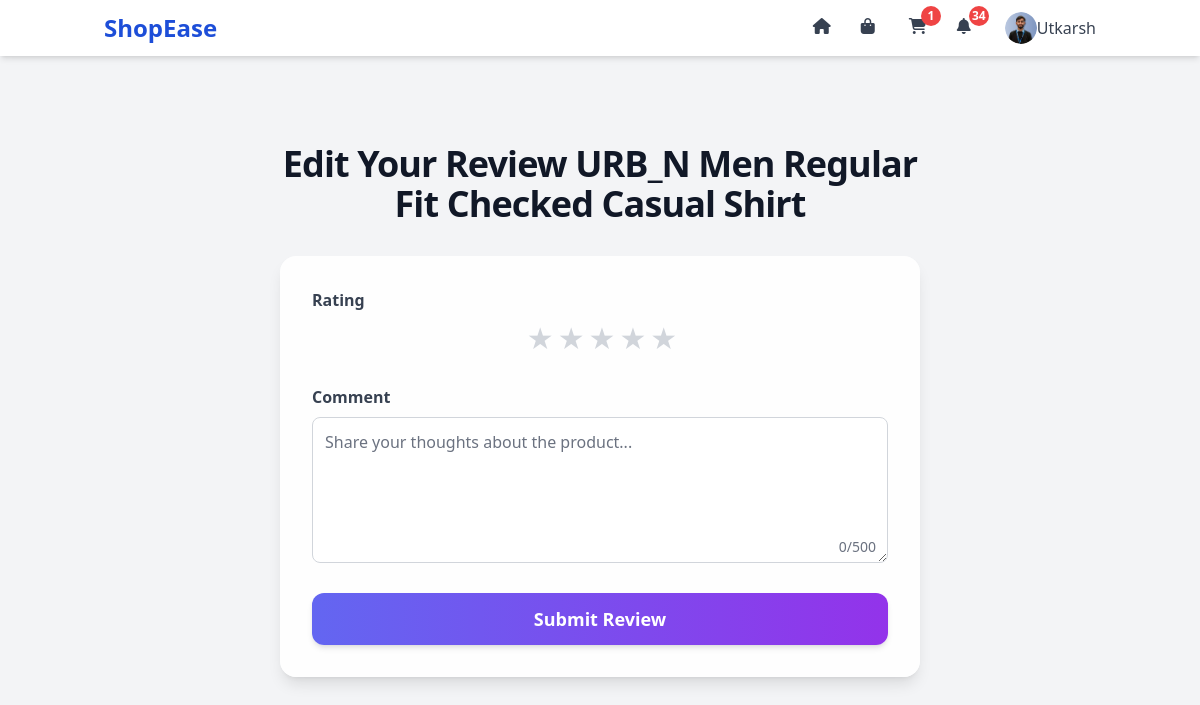
The app's page /review/add/1/ (signed in) with its own data.
### core/models.py (models this page shows, shortened)
class User(AbstractUser):
    ROLE_CHOICES = (
        ('admin', 'Admin'),
        ('seller', 'Seller'),
        ('buyer', 'Buyer'),
    )
    role = models.CharField(max_length=10, choices=ROLE_CHOICES, default='buyer')
    address = models.TextField(blank=True, null=True)
    profile_picture = models.ImageField(upload_to='profiles/', blank=True, null=True)
    full_name = models.CharField(max_length=255, blank=True, null=True)
    phone_number = models.CharField(max_length=15, blank=True, null=True)
    alternate_email = models.EmailField(blank=True, null=True)
    email = models.EmailField(unique=True, blank=False, null=False)

class Product(models.Model):
    seller = models.ForeignKey(
        settings.AUTH_USER_MODEL,
        on_delete=models.CASCADE,
        limit_choices_to={'role': 'seller'}  # Restrict to sellers only
    )
    name = models.CharField(max_length=200)
    description = models.TextField(blank=True)  # Made blank=True as in first version
    price = models.DecimalField(max_digits=10, decimal_places=2)
    stock = models.PositiveIntegerField(default=0)  # Default to 0 as in first version
    category = models.ForeignKey(Category, on_delete=models.SET_NULL, null=True)  # SET_NULL from first version
    image = models.ImageField(upload_to='products/', blank=True, null=True)
    created_at = models.DateTimeField(auto_now_add=True)  # Added from first version
    is_featured = models.BooleanField(default=False)

### core/views.py (the view, shortened to what this page needs)
# urls.py: path('review/add/<int:product_id>/', views.add_review, name='add_review'),
@login_required
def add_review(request, product_id):
    product = get_object_or_404(Product, id=product_id)
    if request.user.role != 'buyer':
        messages.error(request, 'Only buyers can leave reviews.')
        return redirect('product_list')
    order_id = request.GET.get('order_id')
    has_purchased = OrderItem.objects.filter(order__user=request.user, product=product).exists()
    if order_id:
        has_purchased = OrderItem.objects.filter(order__user=request.user, order__id=order_id, product=product).exists()
    review = Review.objects.filter(user=request.user, product=product).first()
    context = {
        'product': product,
        'has_purchased': has_purchased,
        'review': review,  # Pass the existing review to pre-fill the form
        'order_id': order_id,  # Pass order_id to the template (for the form)
    }
    return render(request, 'add_review.html', context)

### core/context_processors.py (called while the page is built)
def unread_notifications(request):
    if request.user.is_authenticated:
        return {
            'unread_notifications': Notification.objects.filter(user=request.user, is_read=False).count()
        }
    return {'unread_notifications': 0}

### templates/add_review.html (shortened to what this page needs)
{% extends 'base.html' %}
{% block content %}
    <div class="container mx-auto px-4 py-16 max-w-2xl">
        <h1 class="text-4xl font-bold text-gray-900 mb-8 text-center tracking-tight">
            {% if review %}Edit Your Review{% else %}Review{% endif %} {{ product.name }}
        </h1>
        <div class="bg-white rounded-2xl shadow-lg p-8 backdrop-blur-sm bg-opacity-90">
            {% if has_purchased %}
                <form method="POST">
                    <div class="mb-6">
                        <label class="block text-gray-700 font-semibold mb-2">Rating</label>
                        <div class="star-rating flex space-x-1 justify-center">
                            {% for i in "54321" %}
                                <label for="star{{ i }}" class="cursor-pointer text-3xl text-gray-300 hover:text-yellow-400 transition-colors duration-200 {% if i <= review.rating|default:0 %}text-yellow-400{% endif %}" data-value="{{ i }}">★</label>
                            {% endfor %}
                        </div>
                    </div>
                    <div class="mb-6 relative">
                        <label for="comment" class="block text-gray-700 font-semibold mb-2">Comment</label>
                        <textarea id="comment" name="comment" rows="5" class="w-full p-3 border rounded-lg focus:border-indigo-500 focus:ring-2 focus:ring-indigo-500 focus:outline-none transition-all duration-200 placeholder-gray-500" placeholder="Share your thoughts about the product..." maxlength="500">{{ review.comment|default:"" }}</textarea>
                        <p class="text-gray-500 text-sm absolute right-3 bottom-3"><span id="char-count">0</span>/500</p>
                    </div>
                    <button type="submit" class="w-full bg-gradient-to-r from-indigo-500 to-purple-600 text-white py-3 rounded-xl font-semibold text-lg hover:from-indigo-600 hover:to-purple-700 transition-all duration-300 shadow-md hover:shadow-lg transform hover:scale-[1.02]">
                        Submit Review
                    </button>
                </form>
            {% endif %}
        </div>
    </div>
{% endblock %}

### templates/base.html (shortened to what this page needs)
{% load static %}
<!DOCTYPE html>
<html lang="en">
<head>
    <script src="https://cdn.tailwindcss.com"></script>
    <link rel="stylesheet" href="{% static 'css/style.css' %}">
</head>
<body class="font-sans bg-gray-100 text-gray-900">
    <nav class="bg-white shadow-md fixed top-0 left-0 w-full z-50">
        <div class="container mx-auto px-4 py-3 flex items-center justify-between">
            <a href="{% url 'home' %}" class="text-2xl font-bold text-blue-700">ShopEase</a>
            <div class="hidden md:flex items-center space-x-6">
                <a href="{% url 'home' %}" class="text-gray-700 hover:text-blue-700" title="Home">
                    <i class="fas fa-home w-6 h-6"></i>
                </a>
                <a href="{% url 'product_list' %}" class="text-gray-700 hover:text-blue-700" title="Products">
                    <i class="fas fa-shopping-bag w-6 h-6"></i>
                </a>
                {% if user.is_authenticated %}
                    {% if user.role == 'buyer' %}
                        <a href="{% url 'view_cart' %}" class="relative text-gray-700 hover:text-blue-700" title="Cart">
                            <i class="fas fa-shopping-cart w-6 h-6"></i>
                            {% with cart_items_count=user.cart.items.count %}
                                {% if cart_items_count > 0 %}
                                    <span class="absolute -top-2 -right-2 bg-red-500 text-white text-xs font-bold rounded-full h-5 w-5 flex items-center justify-center">{{ cart_items_count }}</span>
                                {% endif %}
                            {% endwith %}
                        </a>
                        <a href="{% url 'notifications' %}" class="relative text-gray-700 hover:text-blue-700" title="Notifications">
                            <i class="fas fa-bell w-6 h-6"></i>
                            {% if unread_notifications > 0 %}
                                <span class="absolute -top-2 -right-2 bg-red-500 text-white text-xs font-bold rounded-full h-5 w-5 flex items-center justify-center">{{ unread_notifications }}</span>
                            {% endif %}
                        </a>
                        <div class="relative flex items-center space-x-2">
                            <button id="dropdown-toggle" class="flex items-center text-gray-700 hover:text-blue-700 focus:outline-none">
                                {% if user.profile_picture %}
                                    <img src="{{ user.profile_picture.url }}" alt="Profile" class="w-8 h-8 rounded-full object-cover">
                                {% else %}
                                    <i class="fas fa-user w-6 h-6"></i>
                                {% endif %}
                                <span class="text-gray-700 font-medium">{{ user.username }}</span>
                            </button>
                        </div>
                    {% endif %}
                {% endif %}
            </div>
        </div>
    </nav>
    <div class="container mx-auto mt-20 px-4">
        {% block content %}{% endblock %}
    </div>
</body>
</html>

### static/css/style.css (style rules this page uses)
body { font-family: 'Arial', sans-serif; background-color: #f4f4f9; color: #333; }
.container { max-width: 1200px; }
h1, h2 { color: #1e40af; }
button { transition: background-color 0.3s ease; }
label { display: block; margin-bottom: 5px; color: #4b5563; font-weight: 500; }
nav { transition: all 0.3s ease; }
input[type="text"], input[type="password"], input[type="email"], input[type="number"], select, textarea { width: 100%; padding: 0.75rem; border: 1px solid #d1d5db; border-radius: 0.5rem; background-color: #ffffff; color: #1f2937; font-size: 1rem; box-sizing: border-box; }
.fas, .far { width: 1.5rem; height: 1.5rem; }

### templates/add_review.html (style rules this page uses)
.transition-all { transition: all 0.3s ease-in-out; }
form { animation: fadeIn 0.5s ease-out; }

### records on screen
User: profile_picture (picture), username "Utkarsh"
Product: name "URB_N Men Regular Fit Checked Casual Shirt"

### other values on screen
{{ cart_items_count }} "1"
{{ unread_notifications }} "34"
